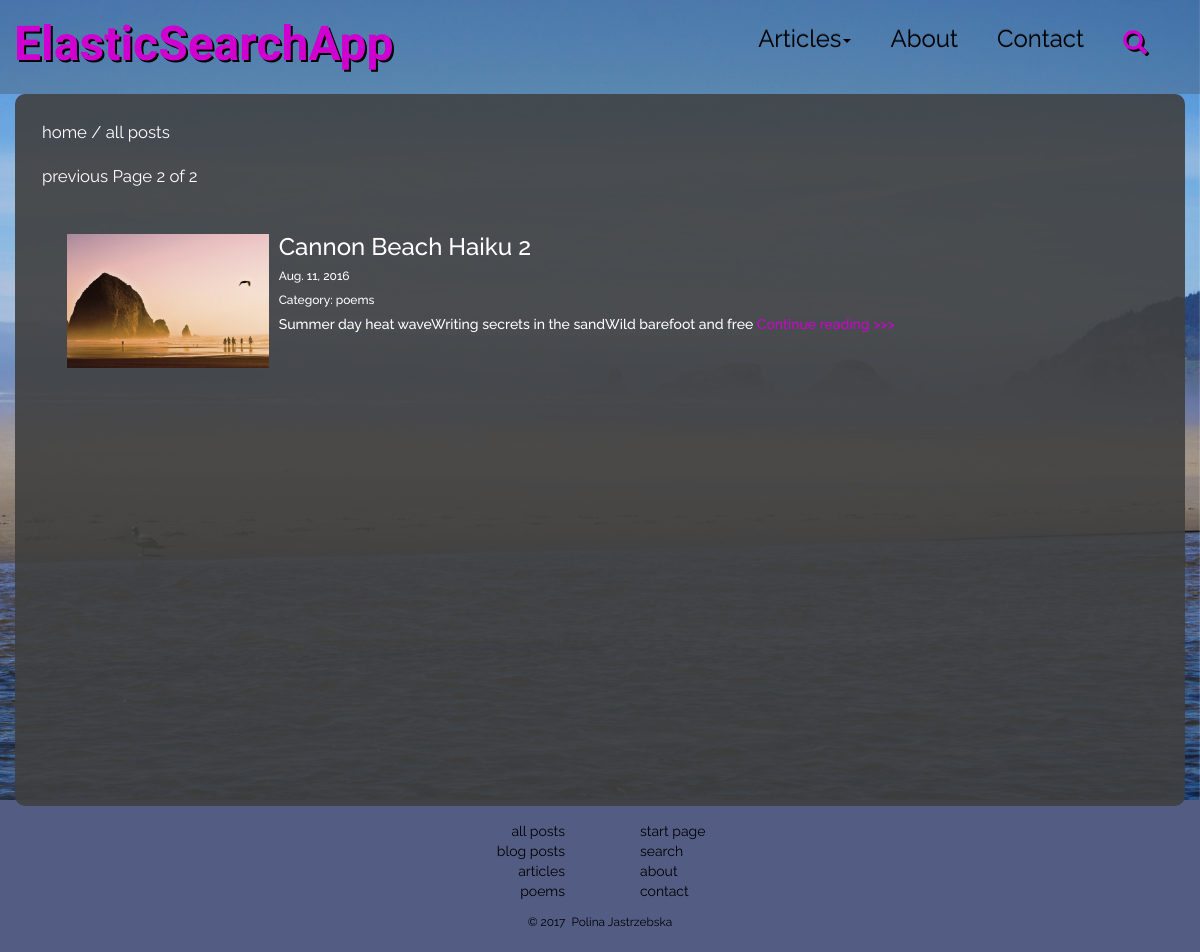
Page /index/?page=2 on the committed database.
### searchapp/models.py (models this page shows, shortened)
class Article(models.Model):
    title = models.CharField(max_length=255, default='', null=True)
    body = models.TextField(max_length=100000, default='', null=True)
    date = models.DateField(blank=False, null=False)
    author = models.CharField(max_length=255, default='', null=True)
    source = models.CharField(max_length=255, default='', null=True)
    img = models.FileField(upload_to=upload_image, default='', blank=True, null=True)
    slug = models.SlugField(max_length=200, default='', unique=True)
    CATEGORY_CHOICES = (
        ('blog posts', 'blog posts'),
        ('articles', 'articles'),
        ('poems', 'poems')
    )
    category = models.FileField(max_length=50, choices=CATEGORY_CHOICES, default='', blank=True)

### searchapp/views.py (the view)
# urls.py: url(r'^index/', page_views.index, name='index'),
def index(request):
    articles = Article.objects.all()
    paginator = Paginator(articles, 10) # Show 10 articles per page
    if request.GET.get("category"):
        articles = Article.objects.filter(category=request.GET.get("category").lower())
    page = request.GET.get('page')
    try:
        articles = paginator.page(page)
    except PageNotAnInteger:
        articles = paginator.page(1)
    except EmptyPage:
        articles = paginator.page(paginator.num_pages)
    return render(request, 'searchapp/index.html', {'articles': articles})

### searchapp/templates/searchapp/index.html (shortened to what this page needs)
{% extends 'searchapp/base.html' %}
{% load static %}
{% block content %}
<div class="container" id="textspace">
  <div class="row">
    <div class="col-md-12">
      <a href="{% url 'start' %}">home</a>&nbsp;/&nbsp;<a href="{% url 'index' %}">all posts</a><br>
      {% if articles %}
      <div class="pagination">
          <span class="step-links">
              {% if articles.has_previous %}
                  <a href="?page={{ articles.previous_page_number }}">previous</a>
              {% endif %}
              <span class="current">
                  Page {{ articles.number }} of {{ articles.paginator.num_pages }}
              </span>
          </span>
      </div>
      {% for a in articles %}
        <div class="panel-body">
          <div class="media">
            {% if a.img %}
            <div class="pic media-left">
              <img class="media-object" src="/media/{{ a.img.url }}" alt="Article image"/>
            </div>
            {% endif %}
            <div class="media-body">
              <h3>{{ a.title }}</h3>
              <h6>{{ a.date }}</h6>
              <h6>Category:&nbsp;{{ a.category }}</h6>
              <h5>{{ a.body|striptags|safe|truncatechars:350 }}<a href="{% url 'article' a.slug %}">&nbsp;Continue reading >>></a></h5>
            </div>
          </div>
        </div>
      {% endfor %}
      {% else %}
        <h4>Oops! There are no articles in this category.</h4>
      {% endif %}
    </div>
  </div>
</div>
{% endblock %}

### rows in the picture
Article: img (picture), title "Cannon Beach Haiku 2", date "Aug. 11, 2016", category "poems", body "Summer day heat waveWriting secrets in the sandWild barefoot and free"

### other values in the picture
{{ articles.number }} "2"
{{ articles.paginator.num_pages }} "2"
